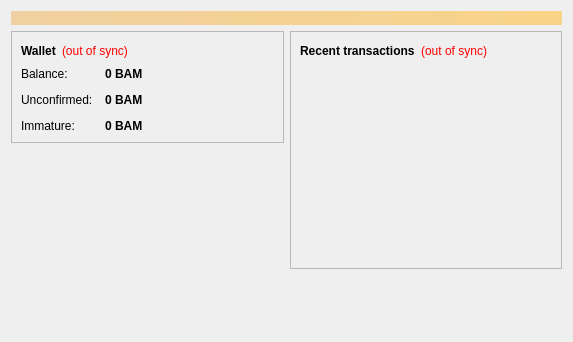
<?xml version="1.0" encoding="UTF-8"?>
<ui version="4.0">
 <class>OverviewPage</class>
 <widget class="QWidget" name="OverviewPage">
  <property name="geometry">
   <rect>
    <x>0</x>
    <y>0</y>
    <width>573</width>
    <height>342</height>
   </rect>
  </property>
  <property name="windowTitle">
   <string>Form</string>
  </property>
  <layout class="QVBoxLayout" name="topLayout">
   <item>
    <widget class="QLabel" name="labelAlerts">
     <property name="visible">
      <bool>false</bool>
     </property>
     <property name="styleSheet">
      <string notr="true">background-color: qlineargradient(x1: 0, y1: 0, x2: 1, y2: 0, stop:0 #F0D0A0, stop:1 #F8D488); color:#000000;</string>
     </property>
     <property name="wordWrap">
      <bool>true</bool>
     </property>
     <property name="margin">
      <number>3</number>
     </property>
    </widget>
   </item>
   <item>
    <layout class="QHBoxLayout" name="horizontalLayout" stretch="1,1">
     <item>
      <layout class="QVBoxLayout" name="verticalLayout_2">
       <item>
        <widget class="QFrame" name="frame">
         <property name="frameShape">
          <enum>QFrame::StyledPanel</enum>
         </property>
         <property name="frameShadow">
          <enum>QFrame::Raised</enum>
         </property>
         <layout class="QVBoxLayout" name="verticalLayout_4">
          <item>
           <layout class="QHBoxLayout" name="horizontalLayout_4">
            <item>
             <widget class="QLabel" name="label_5">
              <property name="font">
               <font>
                <weight>75</weight>
                <bold>true</bold>
               </font>
              </property>
              <property name="text">
               <string>Wallet</string>
              </property>
             </widget>
            </item>
            <item>
             <widget class="QLabel" name="labelWalletStatus">
              <property name="toolTip">
               <string>The displayed information may be out of date. Your wallet automatically synchronizes with the Bamboo network after a connection is established, but this process has not completed yet.</string>
              </property>
              <property name="styleSheet">
               <string notr="true">QLabel { color: red; }</string>
              </property>
              <property name="text">
               <string notr="true">(out of sync)</string>
              </property>
              <property name="alignment">
               <set>Qt::AlignLeading|Qt::AlignLeft|Qt::AlignVCenter</set>
              </property>
             </widget>
            </item>
            <item>
             <spacer name="horizontalSpacer_2">
              <property name="orientation">
               <enum>Qt::Horizontal</enum>
              </property>
              <property name="sizeHint" stdset="0">
               <size>
                <width>40</width>
                <height>20</height>
               </size>
              </property>
             </spacer>
            </item>
           </layout>
          </item>
          <item>
           <layout class="QFormLayout" name="formLayout_2">
            <property name="fieldGrowthPolicy">
             <enum>QFormLayout::AllNonFixedFieldsGrow</enum>
            </property>
            <property name="horizontalSpacing">
             <number>12</number>
            </property>
            <property name="verticalSpacing">
             <number>12</number>
            </property>
            <item row="0" column="0">
             <widget class="QLabel" name="label">
              <property name="text">
               <string>Balance:</string>
              </property>
             </widget>
            </item>
            <item row="0" column="1">
             <widget class="QLabel" name="labelBalance">
              <property name="font">
               <font>
                <weight>75</weight>
                <bold>true</bold>
               </font>
              </property>
              <property name="cursor">
               <cursorShape>IBeamCursor</cursorShape>
              </property>
              <property name="toolTip">
               <string>Your current balance</string>
              </property>
              <property name="text">
               <string notr="true">0 BAM</string>
              </property>
              <property name="textInteractionFlags">
               <set>Qt::LinksAccessibleByMouse|Qt::TextSelectableByKeyboard|Qt::TextSelectableByMouse</set>
              </property>
             </widget>
            </item>
            <item row="1" column="0">
             <widget class="QLabel" name="label_3">
              <property name="text">
               <string>Unconfirmed:</string>
              </property>
             </widget>
            </item>
            <item row="1" column="1">
             <widget class="QLabel" name="labelUnconfirmed">
              <property name="font">
               <font>
                <weight>75</weight>
                <bold>true</bold>
               </font>
              </property>
              <property name="cursor">
               <cursorShape>IBeamCursor</cursorShape>
              </property>
              <property name="toolTip">
               <string>Total of transactions that have yet to be confirmed, and do not yet count toward the current balance</string>
              </property>
              <property name="text">
               <string notr="true">0 BAM</string>
              </property>
              <property name="textInteractionFlags">
               <set>Qt::LinksAccessibleByMouse|Qt::TextSelectableByKeyboard|Qt::TextSelectableByMouse</set>
              </property>
             </widget>
            </item>
            <item row="2" column="0">
             <widget class="QLabel" name="labelImmatureText">
              <property name="text">
               <string>Immature:</string>
              </property>
             </widget>
            </item>
            <item row="2" column="1">
             <widget class="QLabel" name="labelImmature">
              <property name="font">
               <font>
                <weight>75</weight>
                <bold>true</bold>
               </font>
              </property>
              <property name="toolTip">
               <string>Mined balance that has not yet matured</string>
              </property>
              <property name="text">
               <string notr="true">0 BAM</string>
              </property>
              <property name="textInteractionFlags">
               <set>Qt::LinksAccessibleByMouse|Qt::TextSelectableByKeyboard|Qt::TextSelectableByMouse</set>
              </property>
             </widget>
            </item>
           </layout>
          </item>
         </layout>
        </widget>
       </item>
       <item>
        <spacer name="verticalSpacer">
         <property name="orientation">
          <enum>Qt::Vertical</enum>
         </property>
         <property name="sizeHint" stdset="0">
          <size>
           <width>20</width>
           <height>40</height>
          </size>
         </property>
        </spacer>
       </item>
      </layout>
     </item>
     <item>
      <layout class="QVBoxLayout" name="verticalLayout_3">
       <item>
        <widget class="QFrame" name="frame_2">
         <property name="frameShape">
          <enum>QFrame::StyledPanel</enum>
         </property>
         <property name="frameShadow">
          <enum>QFrame::Raised</enum>
         </property>
         <layout class="QVBoxLayout" name="verticalLayout">
          <item>
           <layout class="QHBoxLayout" name="horizontalLayout_2">
            <item>
             <widget class="QLabel" name="label_4">
              <property name="text">
               <string>&lt;b&gt;Recent transactions&lt;/b&gt;</string>
              </property>
             </widget>
            </item>
            <item>
             <widget class="QLabel" name="labelTransactionsStatus">
              <property name="toolTip">
               <string>The displayed information may be out of date. Your wallet automatically synchronizes with the Bamboo network after a connection is established, but this process has not completed yet.</string>
              </property>
              <property name="styleSheet">
               <string notr="true">QLabel { color: red; }</string>
              </property>
              <property name="text">
               <string notr="true">(out of sync)</string>
              </property>
              <property name="alignment">
               <set>Qt::AlignRight|Qt::AlignTrailing|Qt::AlignVCenter</set>
              </property>
             </widget>
            </item>
            <item>
             <spacer name="horizontalSpacer">
              <property name="orientation">
               <enum>Qt::Horizontal</enum>
              </property>
              <property name="sizeHint" stdset="0">
               <size>
                <width>40</width>
                <height>20</height>
               </size>
              </property>
             </spacer>
            </item>
           </layout>
          </item>
          <item>
           <widget class="QListView" name="listTransactions">
            <property name="styleSheet">
             <string notr="true">QListView { background: transparent; }</string>
            </property>
            <property name="frameShape">
             <enum>QFrame::NoFrame</enum>
            </property>
            <property name="verticalScrollBarPolicy">
             <enum>Qt::ScrollBarAlwaysOff</enum>
            </property>
            <property name="horizontalScrollBarPolicy">
             <enum>Qt::ScrollBarAlwaysOff</enum>
            </property>
            <property name="selectionMode">
             <enum>QAbstractItemView::NoSelection</enum>
            </property>
           </widget>
          </item>
         </layout>
        </widget>
       </item>
       <item>
        <spacer name="verticalSpacer_2">
         <property name="orientation">
          <enum>Qt::Vertical</enum>
         </property>
         <property name="sizeHint" stdset="0">
          <size>
           <width>20</width>
           <height>40</height>
          </size>
         </property>
        </spacer>
       </item>
      </layout>
     </item>
    </layout>
   </item>
  </layout>
 </widget>
 <resources/>
 <connections/>
</ui>
